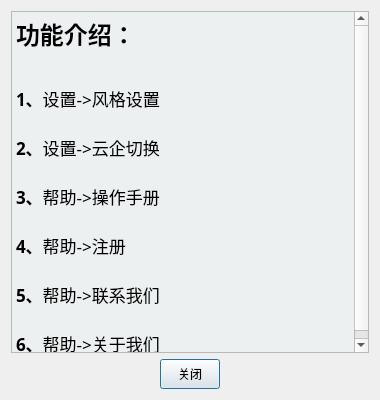
<?xml version="1.0" encoding="UTF-8"?>
<ui version="4.0">
 <class>Dialog</class>
 <widget class="QDialog" name="Dialog">
  <property name="geometry">
   <rect>
    <x>0</x>
    <y>0</y>
    <width>380</width>
    <height>400</height>
   </rect>
  </property>
  <property name="minimumSize">
   <size>
    <width>380</width>
    <height>400</height>
   </size>
  </property>
  <property name="maximumSize">
   <size>
    <width>380</width>
    <height>400</height>
   </size>
  </property>
  <property name="font">
   <font>
    <family>Heiti SC</family>
   </font>
  </property>
  <property name="windowTitle">
   <string>操作手册</string>
  </property>
  <property name="windowIcon">
   <iconset resource="resources.qrc">
    <normaloff>:/root/resources/image/title_main.png</normaloff>:/root/resources/image/title_main.png</iconset>
  </property>
  <layout class="QVBoxLayout" name="verticalLayout">
   <item>
    <widget class="QTextBrowser" name="textBrowser_Operate_ShouCe">
     <property name="styleSheet">
      <string notr="true">#textBrowser_Operate_ShouCe{
	background-color: rgb(236, 240, 240);
}</string>
     </property>
     <property name="documentTitle">
      <string>操作手册</string>
     </property>
     <property name="readOnly">
      <bool>true</bool>
     </property>
     <property name="html">
      <string>&lt;!DOCTYPE HTML PUBLIC &quot;-//W3C//DTD HTML 4.0//EN&quot; &quot;http://www.w3.org/TR/REC-html40/strict.dtd&quot;&gt;
&lt;html&gt;&lt;head&gt;&lt;meta name=&quot;qrichtext&quot; content=&quot;1&quot; /&gt;&lt;meta charset=&quot;utf-8&quot; /&gt;&lt;title&gt;操作手册&lt;/title&gt;&lt;style type=&quot;text/css&quot;&gt;
p, li { white-space: pre-wrap; }
&lt;/style&gt;&lt;/head&gt;&lt;body style=&quot; font-family:'Microsoft YaHei UI'; font-size:9pt; font-weight:400; font-style:normal;&quot;&gt;
&lt;p style=&quot; margin-top:0px; margin-bottom:0px; margin-left:0px; margin-right:0px; -qt-block-indent:0; text-indent:0px;&quot;&gt;&lt;span style=&quot; font-family:'Heiti SC'; font-size:18pt; font-weight:700;&quot;&gt;功能介绍：&lt;/span&gt;&lt;/p&gt;
&lt;p style=&quot;-qt-paragraph-type:empty; margin-top:0px; margin-bottom:0px; margin-left:0px; margin-right:0px; -qt-block-indent:0; text-indent:0px; font-family:'Heiti SC'; font-size:18pt; font-weight:700;&quot;&gt;&lt;br /&gt;&lt;/p&gt;
&lt;p style=&quot; margin-top:0px; margin-bottom:0px; margin-left:0px; margin-right:0px; -qt-block-indent:0; text-indent:0px;&quot;&gt;&lt;span style=&quot; font-family:'Heiti SC'; font-size:13pt; font-weight:700;&quot;&gt;1、&lt;/span&gt;&lt;span style=&quot; font-family:'Heiti SC'; font-size:13pt;&quot;&gt;设置-&amp;gt;风格设置&lt;/span&gt;&lt;/p&gt;
&lt;p style=&quot;-qt-paragraph-type:empty; margin-top:0px; margin-bottom:0px; margin-left:0px; margin-right:0px; -qt-block-indent:0; text-indent:0px; font-family:'Heiti SC'; font-size:13pt;&quot;&gt;&lt;br /&gt;&lt;/p&gt;
&lt;p style=&quot; margin-top:0px; margin-bottom:0px; margin-left:0px; margin-right:0px; -qt-block-indent:0; text-indent:0px;&quot;&gt;&lt;span style=&quot; font-family:'Heiti SC'; font-size:13pt; font-weight:700;&quot;&gt;2、&lt;/span&gt;&lt;span style=&quot; font-family:'Heiti SC'; font-size:13pt;&quot;&gt;设置-&amp;gt;云企切换&lt;/span&gt;&lt;/p&gt;
&lt;p style=&quot;-qt-paragraph-type:empty; margin-top:0px; margin-bottom:0px; margin-left:0px; margin-right:0px; -qt-block-indent:0; text-indent:0px; font-family:'Heiti SC'; font-size:13pt;&quot;&gt;&lt;br /&gt;&lt;/p&gt;
&lt;p style=&quot; margin-top:0px; margin-bottom:0px; margin-left:0px; margin-right:0px; -qt-block-indent:0; text-indent:0px;&quot;&gt;&lt;span style=&quot; font-family:'Heiti SC'; font-size:13pt; font-weight:700;&quot;&gt;3、&lt;/span&gt;&lt;span style=&quot; font-family:'Heiti SC'; font-size:13pt;&quot;&gt;帮助-&amp;gt;操作手册&lt;/span&gt;&lt;/p&gt;
&lt;p style=&quot;-qt-paragraph-type:empty; margin-top:0px; margin-bottom:0px; margin-left:0px; margin-right:0px; -qt-block-indent:0; text-indent:0px; font-family:'Heiti SC'; font-size:13pt;&quot;&gt;&lt;br /&gt;&lt;/p&gt;
&lt;p style=&quot; margin-top:0px; margin-bottom:0px; margin-left:0px; margin-right:0px; -qt-block-indent:0; text-indent:0px;&quot;&gt;&lt;span style=&quot; font-family:'Heiti SC'; font-size:13pt; font-weight:700;&quot;&gt;4、&lt;/span&gt;&lt;span style=&quot; font-family:'Heiti SC'; font-size:13pt;&quot;&gt;帮助-&amp;gt;注册&lt;/span&gt;&lt;/p&gt;
&lt;p style=&quot;-qt-paragraph-type:empty; margin-top:0px; margin-bottom:0px; margin-left:0px; margin-right:0px; -qt-block-indent:0; text-indent:0px; font-family:'Heiti SC'; font-size:13pt;&quot;&gt;&lt;br /&gt;&lt;/p&gt;
&lt;p style=&quot; margin-top:0px; margin-bottom:0px; margin-left:0px; margin-right:0px; -qt-block-indent:0; text-indent:0px;&quot;&gt;&lt;span style=&quot; font-family:'Heiti SC'; font-size:13pt; font-weight:700;&quot;&gt;5、&lt;/span&gt;&lt;span style=&quot; font-family:'Heiti SC'; font-size:13pt;&quot;&gt;帮助-&amp;gt;联系我们&lt;/span&gt;&lt;/p&gt;
&lt;p style=&quot;-qt-paragraph-type:empty; margin-top:0px; margin-bottom:0px; margin-left:0px; margin-right:0px; -qt-block-indent:0; text-indent:0px; font-family:'Heiti SC'; font-size:13pt;&quot;&gt;&lt;br /&gt;&lt;/p&gt;
&lt;p style=&quot; margin-top:0px; margin-bottom:0px; margin-left:0px; margin-right:0px; -qt-block-indent:0; text-indent:0px;&quot;&gt;&lt;span style=&quot; font-family:'Heiti SC'; font-size:13pt; font-weight:700;&quot;&gt;6、&lt;/span&gt;&lt;span style=&quot; font-family:'Heiti SC'; font-size:13pt;&quot;&gt;帮助-&amp;gt;关于我们&lt;/span&gt;&lt;/p&gt;&lt;/body&gt;&lt;/html&gt;</string>
     </property>
     <property name="overwriteMode">
      <bool>false</bool>
     </property>
     <property name="placeholderText">
      <string>功能介绍</string>
     </property>
    </widget>
   </item>
   <item>
    <layout class="QHBoxLayout" name="horizontalLayout">
     <item>
      <spacer name="horizontalSpacer">
       <property name="orientation">
        <enum>Qt::Horizontal</enum>
       </property>
       <property name="sizeHint" stdset="0">
        <size>
         <width>88</width>
         <height>20</height>
        </size>
       </property>
      </spacer>
     </item>
     <item>
      <widget class="QPushButton" name="pushButton">
       <property name="minimumSize">
        <size>
         <width>60</width>
         <height>30</height>
        </size>
       </property>
       <property name="maximumSize">
        <size>
         <width>60</width>
         <height>30</height>
        </size>
       </property>
       <property name="font">
        <font>
         <family>Heiti SC</family>
        </font>
       </property>
       <property name="styleSheet">
        <string notr="true">background-color: qconicalgradient(cx:0.5, cy:0.5, angle:0, stop:0 rgba(237, 208, 22, 255), stop:0.225 rgba(166, 140, 41, 255), stop:0.267045 rgba(239, 206, 55, 255), stop:0.285 rgba(204, 181, 74, 255), stop:0.345 rgba(235, 219, 102, 255), stop:0.415 rgba(245, 236, 112, 255), stop:0.52 rgba(209, 190, 76, 255), stop:0.57 rgba(187, 156, 51, 255), stop:0.635 rgba(168, 142, 42, 255), stop:0.695 rgba(202, 174, 68, 255), stop:0.75 rgba(218, 202, 86, 255), stop:0.815 rgba(208, 187, 73, 255), stop:0.88 rgba(187, 156, 51, 255), stop:1 rgba(235, 213, 26, 255));</string>
       </property>
       <property name="text">
        <string>关闭</string>
       </property>
       <property name="icon">
        <iconset resource="resources.qrc">
         <normaloff>:/close/resources/image/close_2.svg</normaloff>:/close/resources/image/close_2.svg</iconset>
       </property>
       <property name="iconSize">
        <size>
         <width>20</width>
         <height>20</height>
        </size>
       </property>
      </widget>
     </item>
     <item>
      <spacer name="horizontalSpacer_2">
       <property name="orientation">
        <enum>Qt::Horizontal</enum>
       </property>
       <property name="sizeHint" stdset="0">
        <size>
         <width>108</width>
         <height>20</height>
        </size>
       </property>
      </spacer>
     </item>
    </layout>
   </item>
  </layout>
 </widget>
 <resources>
  <include location="resources.qrc"/>
 </resources>
 <connections/>
</ui>
